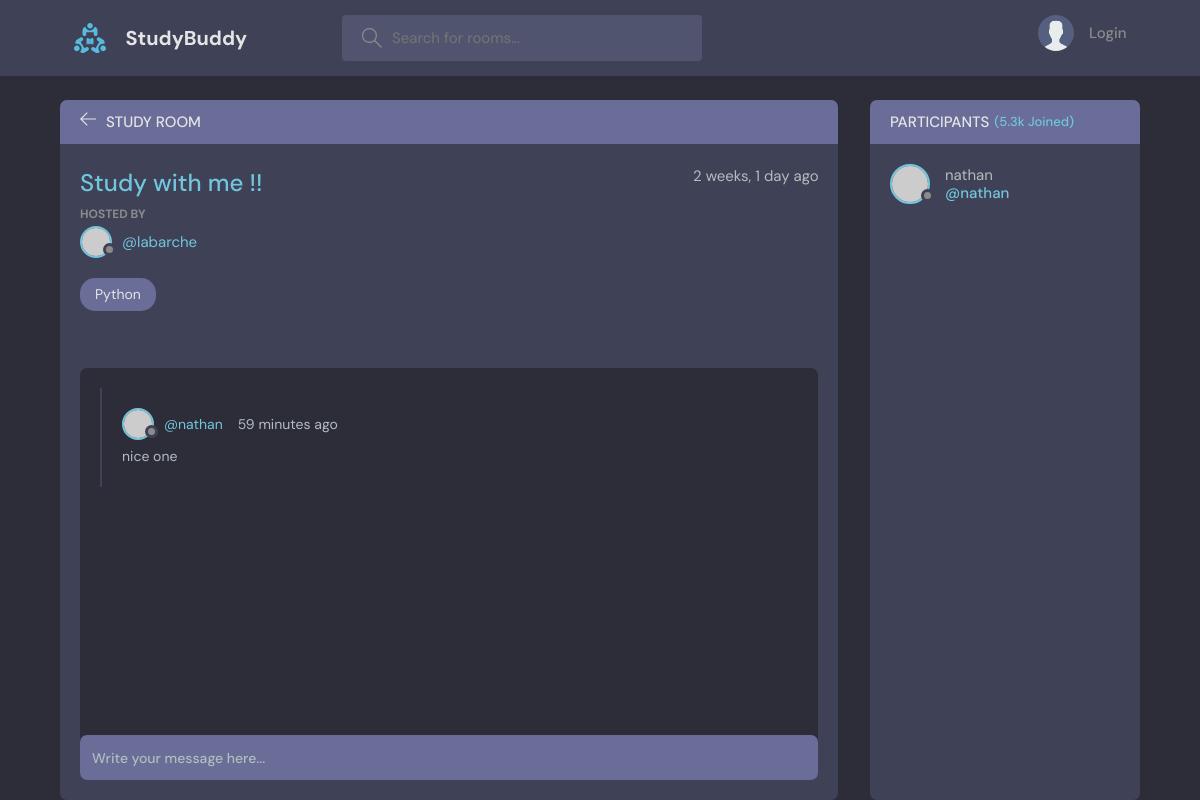
Screenshot of /room/7/ with the database file from the repository.
### base/models.py (models this page shows, shortened)
class Room(models.Model):
    host = models.ForeignKey(User, on_delete=models.SET_NULL, null=True)
    topic = models.ForeignKey(Topic, on_delete=models.SET_NULL, null=True)
    name = models.CharField(max_length=200)
    description = models.TextField(blank=True, null=True)
    participants = models.ManyToManyField(User, related_name='participants', blank=True)
    updated = models.DateTimeField(auto_now=True)
    created = models.DateTimeField(auto_now_add=True)
    class Meta :
        ordering = ['-created', '-updated']

class Topic(models.Model):
    name = models.CharField(max_length=200)
    def __str__(self):
        return self.name

class Message(models.Model):
    user = models.ForeignKey(User, on_delete=models.CASCADE)
    room = models.ForeignKey(Room, on_delete=models.CASCADE)
    body = models.TextField()
    updated = models.DateTimeField(auto_now=True)
    created = models.DateTimeField(auto_now_add=True)
    class Meta :
        ordering = ['-created', '-updated']

### base/views.py (the view)
# urls.py: path("room/<str:pk>/", views.room, name="room"),
def room(request, pk):
    room = Room.objects.get(id=pk)
    room_messages = room.message_set.all().order_by("-created")
    participants = room.participants.all()
    if request.method == "POST":
        message = Message.objects.create(
            user=request.user, room=room, body=request.POST.get("body")
        )
        room.participants.add(request.user)
        return redirect("room", pk=room.id)
    context = {
        "room": room,
        "room_messages": room_messages,
        "participants": participants,
    }
    return render(request, "base/room.html", context)

### base/templates/base/room.html (shortened to what this page needs)
{% extends 'main.html' %}
{% block content %}
  <main class="profile-page layout layout--2">
    <div class="container">
      <div class="room">
        <div class="room__top">
          <div class="room__topLeft">
            <a href="{% url 'home' %}">
              <svg version="1.1" xmlns="http://www.w3.org/2000/svg" width="32" height="32" viewBox="0 0 32 32">
                <title>arrow-left</title>
                <path d="M13.723 2.286l-13.723 13.714 13.719 13.714 1.616-1.611-10.96-10.96h27.625v-2.286h-27.625l10.965-10.965-1.616-1.607z"></path>
              </svg>
            </a>
            <h3>Study Room</h3>
          </div>
        </div>
        <div class="room__box scroll">
          <div class="room__header scroll">
            <div class="room__info">
              <h3>{{ room.name }}</h3>
              <span>{{ room.created|timesince }} ago</span>
            </div>
            <div class="room__hosted">
              <p>Hosted By</p>
              <a href="{% url 'user-profile' room.host.id %}" class="room__author">
                <div class="avatar avatar--small">
                  <img src="https://randomuser.me/api/portraits/men/37.jpg" />
                </div>
                <span>@{{ room.host.username }}</span>
              </a>
            </div>
            <span class="room__topics">{{ room.topic }}</span>
          </div>
          <div class="room__conversation">
            <div class="threads scroll">
              {% for message in room_messages %}
                <div class="thread">
                  <div class="thread__top">
                    <div class="thread__author">
                      <a href="{% url 'user-profile' message.user.id %}" class="thread__authorInfo"/>
                        <div class="avatar avatar--small">
                          <img src="https://randomuser.me/api/portraits/men/37.jpg" />
                        </div>
                        <span>@{{ message.user.username }}</span>
                      <span class="thread__date">{{ message.created|timesince }} ago</span>
                    </div>
                  </div>
                  <div class="thread__details">
                    {{message.body}}
                  </div>
                </div>
              {% endfor %}
            </div>
          </div>
        </div>
        <div class="room__message">
          <form action="" method="POST">
            <input name="body" placeholder="Write your message here..." />
          </form>
        </div>
      </div>
      <div class="participants">
        <h3 class="participants__top">Participants <span>(5.3k Joined)</span></h3>
        <div class="participants__list scroll">
          {% for user in participants %}
            <a href="{% url 'user-profile' user.id %}" class="participant">
              <div class="avatar avatar--medium">
                <img src="https://randomuser.me/api/portraits/men/37.jpg" />
              </div>
              <p>
                {{ user.username }}
                <span>@{{ user.username }}</span>
              </p>
            </a>
          {% endfor %}
        </div>
      </div>
    </div>
  </main>
{% endblock %}

### rows the page displays
Room: name "Study with me !!", created "2 weeks, 1 day", host.username "labarche", topic "Python"
Message: user.username "nathan", created "59 minutes", body "nice one"

### other values shown
{{ user.username }} "nathan"
